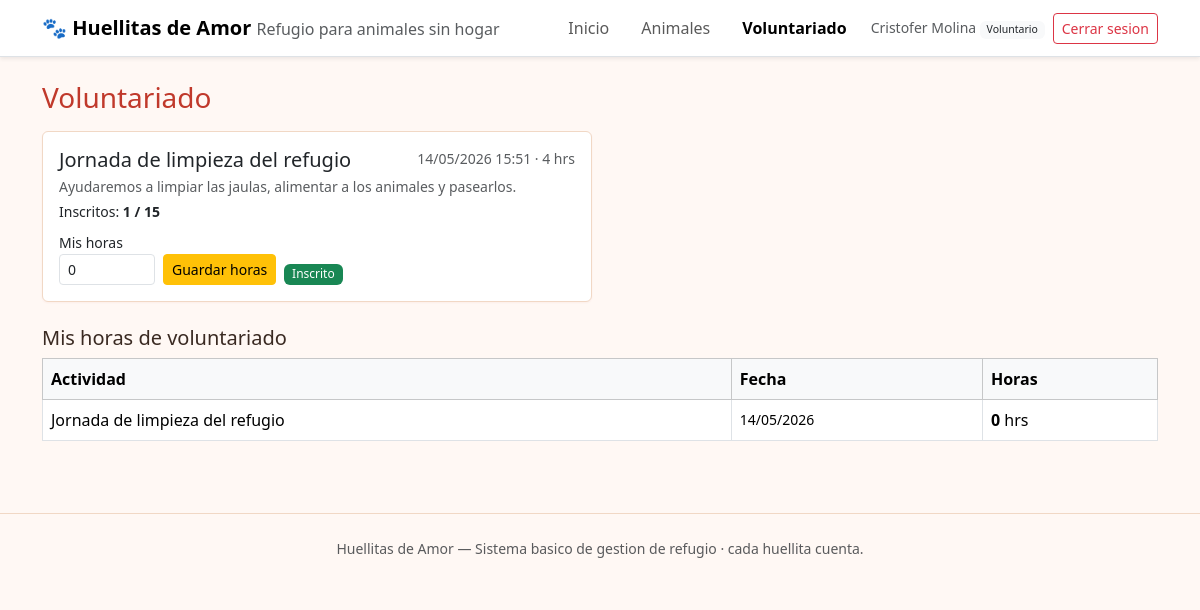
The app's page /voluntariado.php (signed in) with its own data.
### tables this page shows
CREATE TABLE `actividades` (
  `id` INT AUTO_INCREMENT PRIMARY KEY,
  `titulo` VARCHAR(150) NOT NULL,
  `descripcion` TEXT,
  `fecha` DATETIME NOT NULL,
  `duracion_horas` INT NOT NULL DEFAULT 0,
  `cupo_maximo` INT NOT NULL DEFAULT 10,
  `creado_en` DATETIME NOT NULL DEFAULT CURRENT_TIMESTAMP
);

CREATE TABLE `inscripciones` (
  `id` INT AUTO_INCREMENT PRIMARY KEY,
  `actividad_id` INT NOT NULL,
  `voluntario_id` INT NOT NULL,
  `horas_realizadas` INT NOT NULL DEFAULT 0,
  `inscrito_en` DATETIME NOT NULL DEFAULT CURRENT_TIMESTAMP,
  UNIQUE KEY `unq_act_vol` (`actividad_id`, `voluntario_id`),
  CONSTRAINT `fk_ins_act`  FOREIGN KEY (`actividad_id`)  REFERENCES `actividades`(`id`) ON DELETE CASCADE,
  CONSTRAINT `fk_ins_user` FOREIGN KEY (`voluntario_id`) REFERENCES `usuarios`(`id`)    ON DELETE CASCADE
);

### includes/db.php (called while the page is built)
<?php
require_once __DIR__ . '/config.php';
function db(): PDO {
    static $pdo = null;
    if ($pdo === null) {
        global $DB_HOST, $DB_PORT, $DB_NAME, $DB_USER, $DB_PASS;
        $dsn = "mysql:host={$DB_HOST};port={$DB_PORT};dbname={$DB_NAME};charset=utf8mb4";
        try {
            $pdo = new PDO($dsn, $DB_USER, $DB_PASS, [
                PDO::ATTR_ERRMODE => PDO::ERRMODE_EXCEPTION,
                PDO::ATTR_DEFAULT_FETCH_MODE => PDO::FETCH_ASSOC,
                PDO::ATTR_EMULATE_PREPARES => false,
            ]);
        } catch (PDOException $e) {
            http_response_code(500);
            die(
                "No se pudo conectar a la base de datos: "
                . htmlspecialchars($e->getMessage())
                . "<br><br>Sugerencia: importa el archivo <code>db.sql</code> desde phpMyAdmin"
                . " (crea la base <code>refujio_de_animales</code>) y verifica las credenciales en"
                . " <code>includes/config.php</code>."
            );
        }
    }
    return $pdo;
}

### includes/auth.php (called while the page is built, shortened)
<?php
function e(?string $s): string {
    return htmlspecialchars((string)$s, ENT_QUOTES, 'UTF-8');
}

### voluntariado.php (the view, shortened to what this page needs)
<?php
require_once __DIR__ . '/includes/auth.php';
require_once __DIR__ . '/includes/db.php';
$u = current_user();
$r = $u['rol'];
$actividades = db()->query("SELECT a.*, (SELECT COUNT(*) FROM inscripciones i WHERE i.actividad_id=a.id) AS inscritos FROM actividades a ORDER BY fecha ASC")->fetchAll();
$mis_inscripciones = [];
if ($r === 'voluntario') {
    $stmt = db()->prepare("SELECT i.*, a.titulo, a.fecha FROM inscripciones i JOIN actividades a ON a.id=i.actividad_id WHERE i.voluntario_id=? ORDER BY a.fecha DESC");
    $stmt->execute([$u['id']]);
    $mis_inscripciones = $stmt->fetchAll();
}
$mis_map = [];
foreach ($mis_inscripciones as $i) $mis_map[$i['actividad_id']] = $i;
include __DIR__ . '/includes/header.php';
?>
<h3 class="text-primary mb-3">Voluntariado</h3>
<div class="row g-3">
<?php foreach ($actividades as $a):
    $mia = $mis_map[$a['id']] ?? null;
    $lleno = (int)$a['inscritos'] >= (int)$a['cupo_maximo'];
?>
  <div class="col-md-6">
    <div class="card p-3 h-100">
      <div class="d-flex justify-content-between">
        <h5 class="mb-0"><?= e($a['titulo']) ?></h5>
        <small class="text-muted"><?= e(date('d/m/Y H:i', strtotime($a['fecha']))) ?> · <?= (int)$a['duracion_horas'] ?> hrs</small>
      </div>
      <p class="small mt-1 mb-1 text-muted"><?= e($a['descripcion']) ?></p>
      <small>Inscritos: <strong><?= (int)$a['inscritos'] ?> / <?= (int)$a['cupo_maximo'] ?></strong></small>
      <?php if ($r === 'voluntario'): ?>
        <div class="mt-2">
          <?php if ($mia): ?>
            <form method="post" class="d-flex gap-2 align-items-end">
              <div>
                <label class="form-label small mb-0">Mis horas</label>
                <input type="number" class="form-control form-control-sm" name="horas" min="0" value="<?= (int)$mia['horas_realizadas'] ?>" style="width:6rem">
              </div>
              <button class="btn btn-sm btn-warning">Guardar horas</button>
              <span class="badge bg-success">Inscrito</span>
            </form>
          <?php elseif ($lleno): ?>
            <button class="btn btn-sm btn-secondary" disabled>Cupo lleno</button>
          <?php endif; ?>
        </div>
      <?php endif; ?>
    </div>
  </div>
<?php endforeach; ?>
</div>
<?php if ($r === 'voluntario' && !empty($mis_inscripciones)): ?>
  <h5 class="mt-4">Mis horas de voluntariado</h5>
  <table class="table table-bordered align-middle bg-white">
    <thead class="table-light"><tr><th>Actividad</th><th>Fecha</th><th>Horas</th></tr></thead>
    <tbody>
    <?php foreach ($mis_inscripciones as $i): ?>
      <tr>
        <td><?= e($i['titulo']) ?></td>
        <td class="small"><?= e(date('d/m/Y', strtotime($i['fecha']))) ?></td>
        <td><strong><?= (int)$i['horas_realizadas'] ?></strong> hrs</td>
      </tr>
    <?php endforeach; ?>
    </tbody>
  </table>
<?php endif; ?>
<?php include __DIR__ . '/includes/footer.php'; ?>

### assets/style.css (style rules this page uses)
body { background: #fff8f4; color: #3a2a22; }
.card { border: 1px solid #f1d8c5; box-shadow: 0 1px 2px rgba(192,57,43,.05); }
.text-primary { color:#c0392b !important; }
table th { white-space: nowrap; }
.badge { font-weight: 500; }
.badge.bg-success { background:#198754 !important; }

### records on screen
actividades: titulo "Jornada de limpieza del refugio", fecha "14/05/2026 15:51", duracion_horas "4", descripcion "Ayudaremos a limpiar las jaulas, alimentar a los animales y pasearlos.", inscritos "1", cupo_maximo "15", horas "0"
inscripciones: actividad.titulo "Jornada de limpieza del refugio", actividad.fecha "14/05/2026", horas_realizadas "0"

### other values on screen
$APP_NAME "Huellitas de Amor"
$APP_LEMA "Refugio para animales sin hogar"
$lk[0] "Inicio"
$lk[0] "Animales"
$lk[0] "Voluntariado"
$u['nombre'] "Cristofer Molina"
rol_label($r) "Voluntario"
